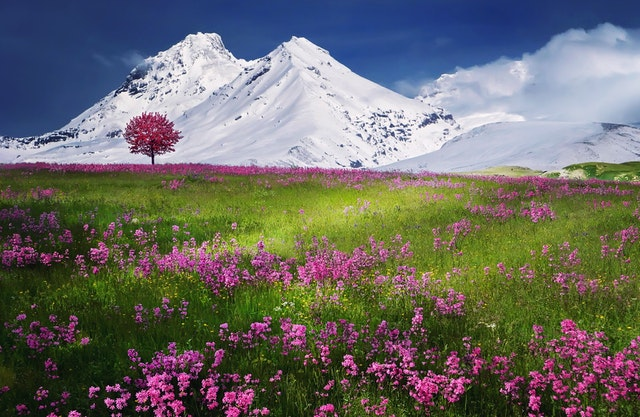
#> input picture Segmentation/mountain.jpg, 640 x 417 px
$ python color_seg.py   (older library calls are emulated)
#> lines starting #> are read from the running program, lines starting #| are printed output that depends on the picture
### Segmentation/RGB2Lab.py
import numpy as np

color_bank = [
    [128, 128, 0],
    [230, 25, 75],
    [60, 180, 75],
    [255, 225, 25],
    [0, 130, 200],
    [245, 130, 200],
    [145, 30, 180],
    [128, 0, 0],
    [0, 128, 128],
    [240, 50, 230]
    ]

def f(t):
    if t > 0.008856:
        return t**(1./3)
    else:
        return 7.787*t + 16./116

def RGB2Lab(rgb):
    trans_rbg2xyz = np.array([[0.412453, 0.357580, 0.180423],
                              [0.212671, 0.715160, 0.072169],
                              [0.019334, 0.119193, 0.950227]])
    Xn = 0.9515
    Yn = 1
    Zn = 1.0886
    xyz = np.dot(trans_rbg2xyz, rgb)
    X, Y, Z = xyz[0], xyz[1], xyz[2]
    L = 116*f(Y/Yn)-16
    a = 500*(f(X/Xn)-f(Y/Yn))
    b = 200*(f(Y/Yn)-f(Z/Zn))
    return np.array([L, a, b])

### Segmentation/color_seg.py
import scipy.misc
import numpy as np
from sklearn.cluster import KMeans
from RGB2Lab import *


# color_bank = [[i, j, k] for i in [0, 128, 255] for j in [0, 128, 255] for k in [0, 128, 255]]
Lab = 1

def color_seg(jpg_file):
#> called with jpg_file = 'mountain.jpg'
    img = scipy.misc.imread(jpg_file)
#> img is the input picture: shape (417, 640, 3); mean R, G, B 106.5, 105.9, 100.3

    img_data = img.reshape(-1,3)

    if Lab:
        Lab_data = np.array([[0, 0, 0] for i in range(img_data.shape[0])])
        for i, pixel in enumerate(img_data):
            Lab_data[i] = RGB2Lab(pixel)
#> this loop made 266880 passes
#> (pixel, X in RGB2Lab, Y in RGB2Lab, Z in RGB2Lab, L in RGB2Lab, a in RGB2Lab, b in RGB2Lab) on passes 1 to 3: ([34, 48, 97], 48.69, 48.56, 98.55, 407.2, 32.13, -168.4), ([34, 48, 97], 48.69, 48.56, 98.55, 407.2, 32.13, -168.4), ([34, 48, 97], 48.69, 48.56, 98.55, 407.2, 32.13, -168.4)
        img_data = Lab_data

    np.save('color_feature_{}.npy'.format(jpg_file[:-4]), img_data)

    kmeans = KMeans(n_clusters=10, max_iter=1000).fit(np.array(img_data))
    print(kmeans.labels_)
#> (printed output is left out)
    color_img = np.array([[0, 0, 0] for i in range(len(kmeans.labels_))])
    for i, label in enumerate(kmeans.labels_):
        color_img[i] = color_bank[label]
    color_img = color_img.reshape(img.shape)
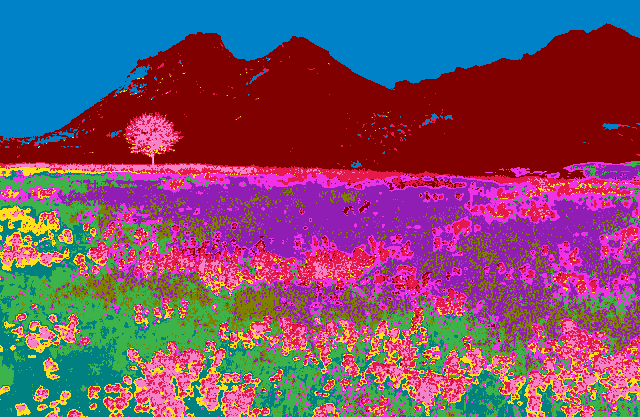
#> color_img: shape (417, 640, 3) int64; mean R, G, B 121.9, 79.9, 107.2

    if Lab:
        outfile = 'lab_seg_' + jpg_file
    else:
        outfile = 'rgb_seg_' + jpg_file
    scipy.misc.imsave(outfile, color_img)

if __name__ == '__main__':
    color_seg('mountain.jpg')
    color_seg('zebra.jpg')
#> call 2 of color_seg, with jpg_file = 'zebra.jpg'
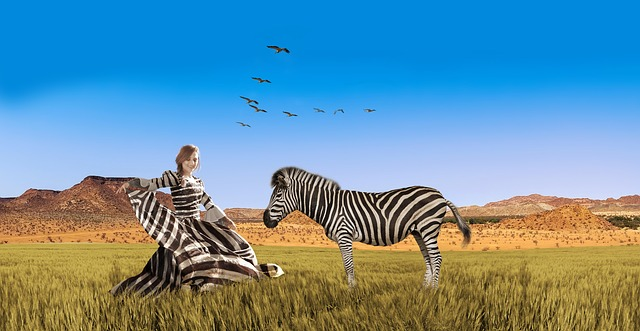
#> input picture Segmentation/zebra.jpg, 640 x 331 px
#> in color_seg, img is the input picture: shape (331, 640, 3); mean R, G, B 103.3, 144.7, 162.9
#> (printed output is left out)
#> in color_seg (call 2), `color_img = color_img.reshape(img.shape)`:
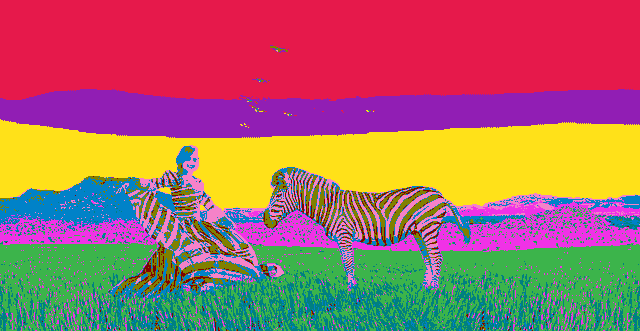
#> color_img: shape (331, 640, 3) int64; mean R, G, B 168.1, 106.3, 100.7
